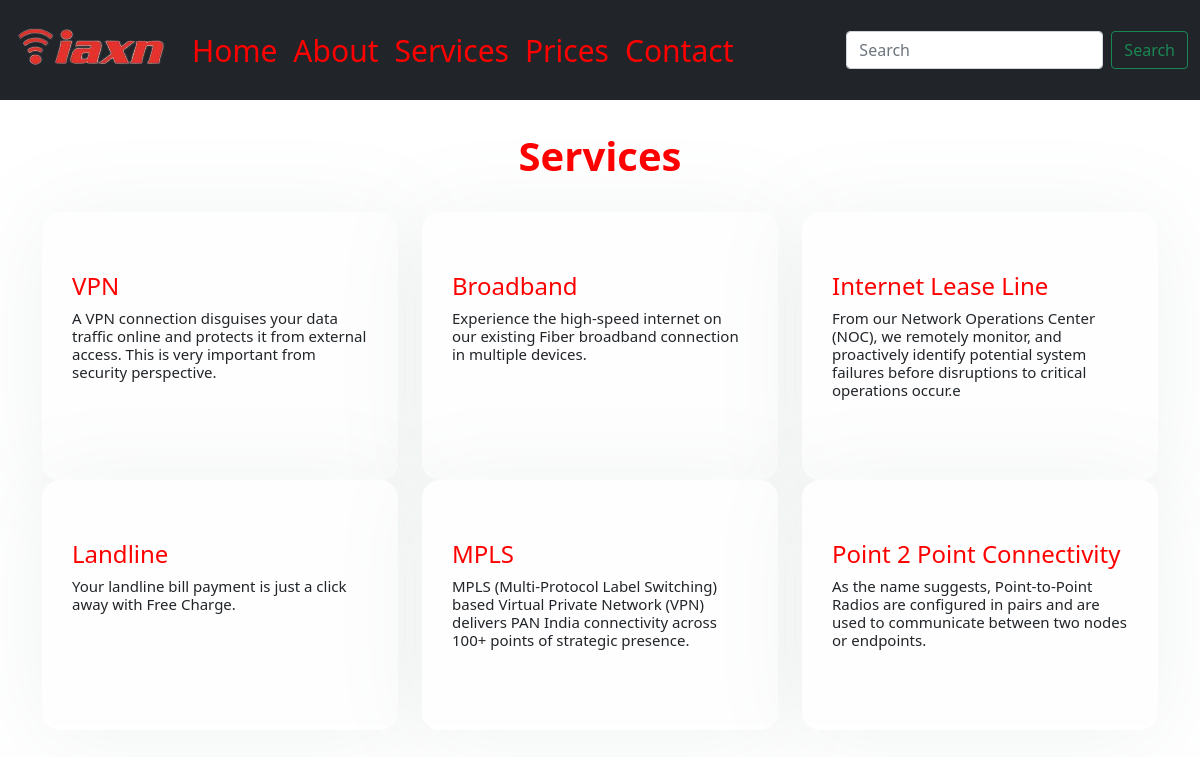
/services, run on the app's committed database.
### website/models.py (models this page shows)
class servicesmodel(models.Model):
    title=models.CharField(max_length=100)
    desc = models.TextField(max_length=250)

### website/views.py (the view)
# urls.py: path('services', views.services, name='services'),
def services(request):
    serv = servicesmodel.objects.all()
    print(serv)
    return render(request, 'services.html', {'serv': serv})

### website/templates/services.html (shortened to what this page needs)
{% extends 'base.html' %}
{% load static %}
{% block content %}
    <div class="container my-0">
        <h2 class="cardtitle text-center my-3 py-3"> Services<h2>
        <div class="row">
            {% for i in serv %}
                <div class="col-lg-4 col-md-6 d-flex align-items-stretch">
                    <div class="icon-box">
                        <div class="icon">
                            <h4>{{i.title}}</h4>
                            <p>{{i.desc}}</p>
                        </div>
                    </div>
                </div>
            {% endfor %}
        </div>
    </div>
{% endblock %}

### website/templates/base.html (shortened to what this page needs)
{% load static %}
<!DOCTYPE html>
<html lang="en">
    <head>
        <link href="https://cdn.jsdelivr.net/npm/bootstrap@5.0.2/dist/css/bootstrap.min.css" rel="stylesheet"
 />
        <link rel="stylesheet" href="{% static 'assets/css/style.css' %}" />
    </head>
    <body>
        <div class="container-fluid p-0">
            <nav class="navbar navbar-expand-lg navbar-dark bg-dark">
                <div class="container-fluid">
                <a class="navbar-brand" href="#">
                    <img src="{% static 'assets\img\hello_low.png' %}">
                </a>
                <div class="collapse navbar-collapse" id="navbarSupportedContent">
                    <ul class="navbar-nav me-auto mb-2 mb-lg-0">
                        <li class="nav-item">
                            <a class="nav-link active" href="/">Home</a>
                        </li>
                        <li class="nav-item">
                            <a class="nav-link" href="/about">About</a>
                        </li>
                        <li class="nav-item">
                            <a class="nav-link" href="/services">Services</a>
                        </li>
                        <li class="nav-item">
                            <a class="nav-link" href="prices">Prices</a>
                        </li>
                        <li class="nav-item">
                            <a class="nav-link" href="contact">Contact</a>
                        </li>
                    </ul>
                    <form class="d-flex">
                        <input class="form-control me-2" type="search" placeholder="Search" aria-label="Search"/>
                        <button class="btn btn-outline-success" type="submit">Search</button>
                    </form>
                </div>
                </div>
            </nav>
        </div>
        {% block content %}{% endblock %}
    </body>
</html>

### website/static/assets/css/style.css (style rules this page uses)
#navbarSupportedContent a { font-size:30px ; color: red }
.cardtitle { color:red; font-weight: bolder; font-size: 40px; }
.icon-box { padding: 60px 30px; transition: all ease-in-out 0.3s; background: #fefefe; box-shadow: 0px 5px 90px 0px rgba(110, 123, 131, 0.1); border-radius: 18px; border-bottom: 5px solid #fff; }
.icon-box h4 { color: red; }
.icon-box p { font-size: 15px; }

### data on the page
servicesmodel: title "VPN", desc "A VPN connection disguises your data traffic online and protects it from external access. This is very important from security perspective."
servicesmodel: title "Broadband", desc "Experience the high-speed internet on our existing Fiber broadband connection in multiple devices."
servicesmodel: title "Internet Lease Line", desc "From our Network Operations Center (NOC), we remotely monitor, and proactively identify potential system failures before disruptions to critical operations occur.e"
servicesmodel: title "Landline", desc "Your landline bill payment is just a click away with Free Charge."
servicesmodel: title "MPLS", desc "MPLS (Multi-Protocol Label Switching) based Virtual Private Network (VPN) delivers PAN India connectivity across 100+ points of strategic presence."
servicesmodel: title "Point 2 Point Connectivity", desc "As the name suggests, Point-to-Point Radios are configured in pairs and are used to communicate between two nodes or endpoints."
